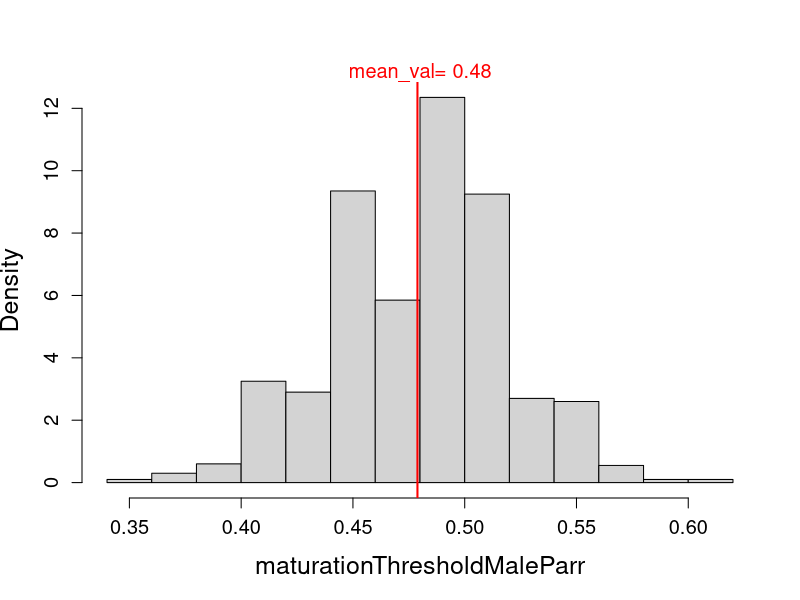
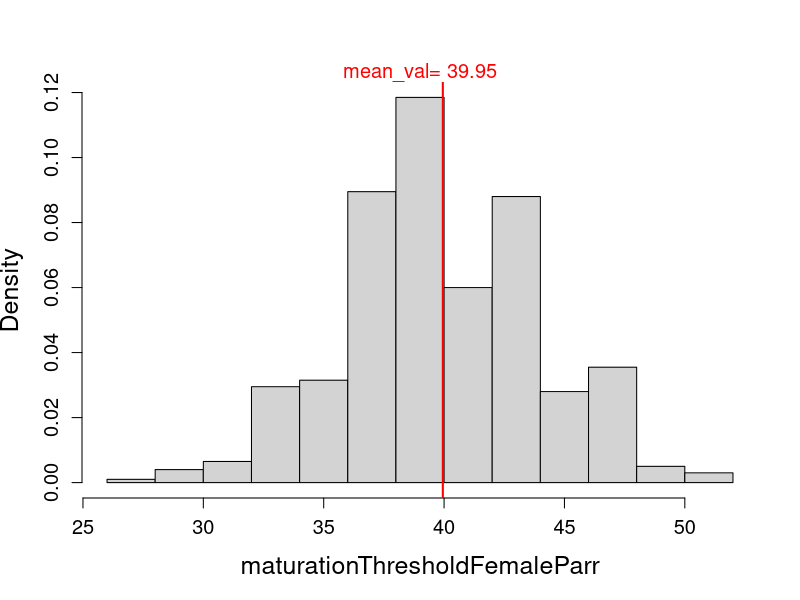
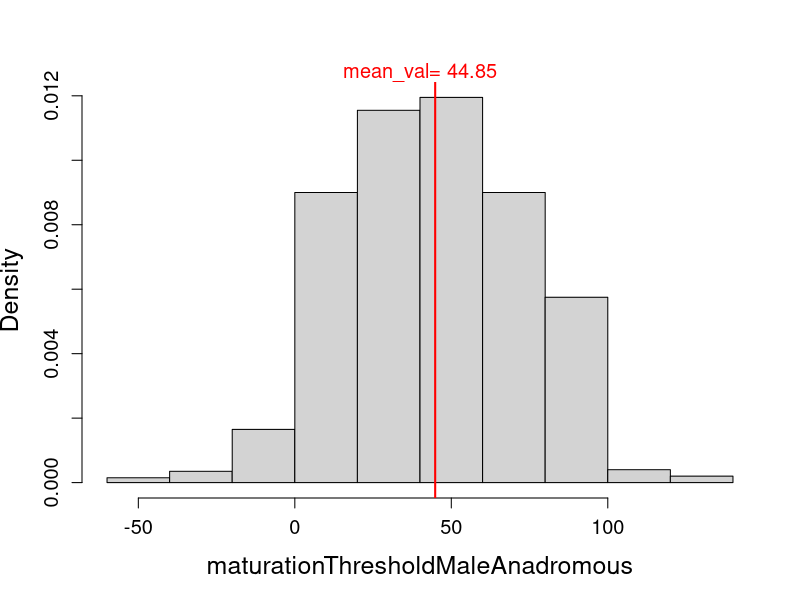
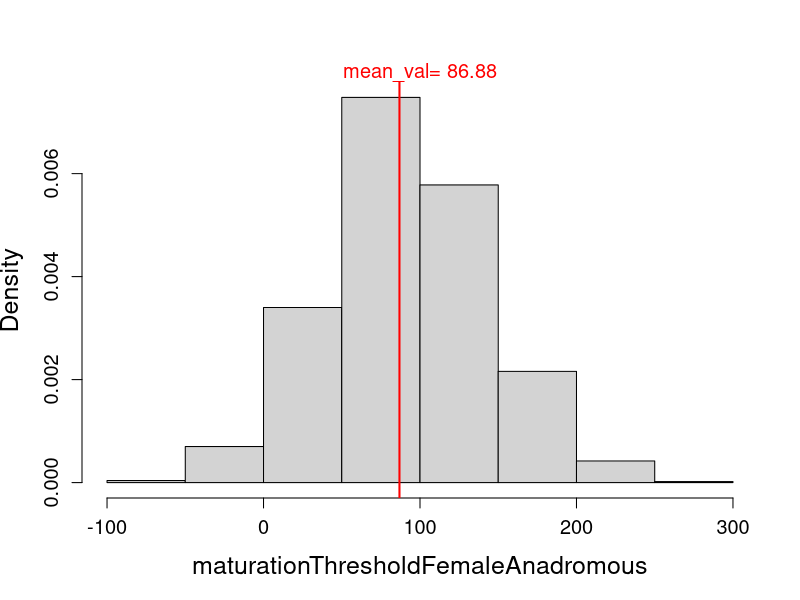
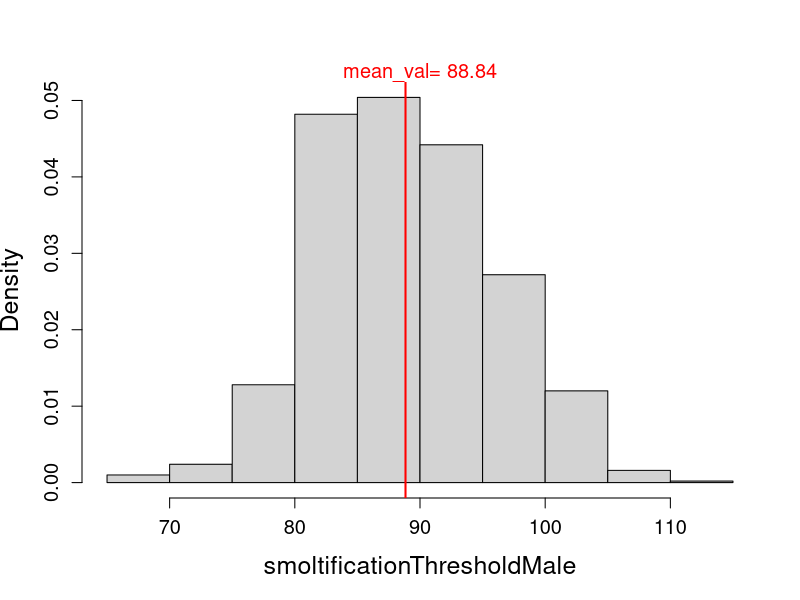
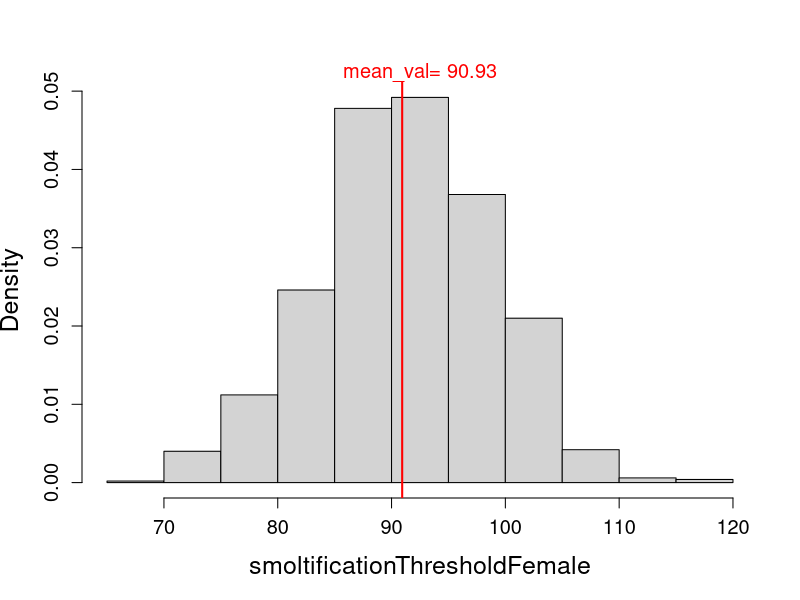
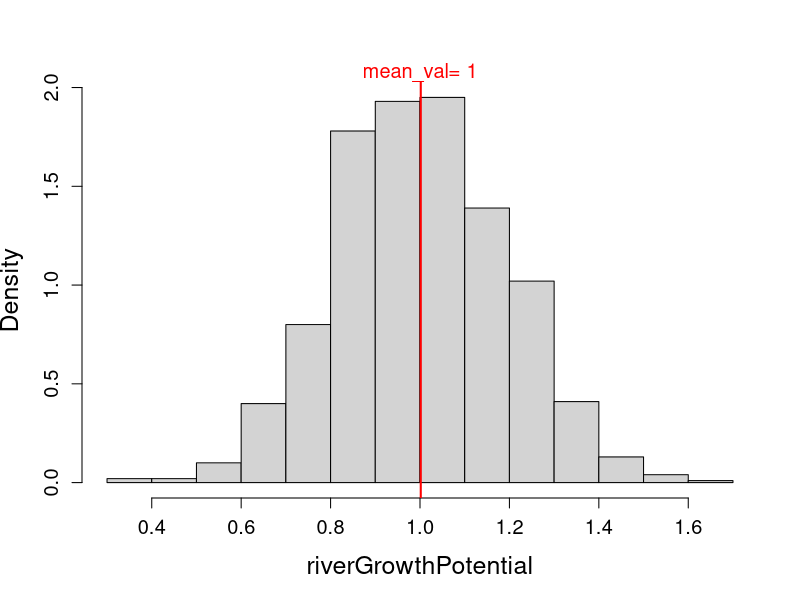
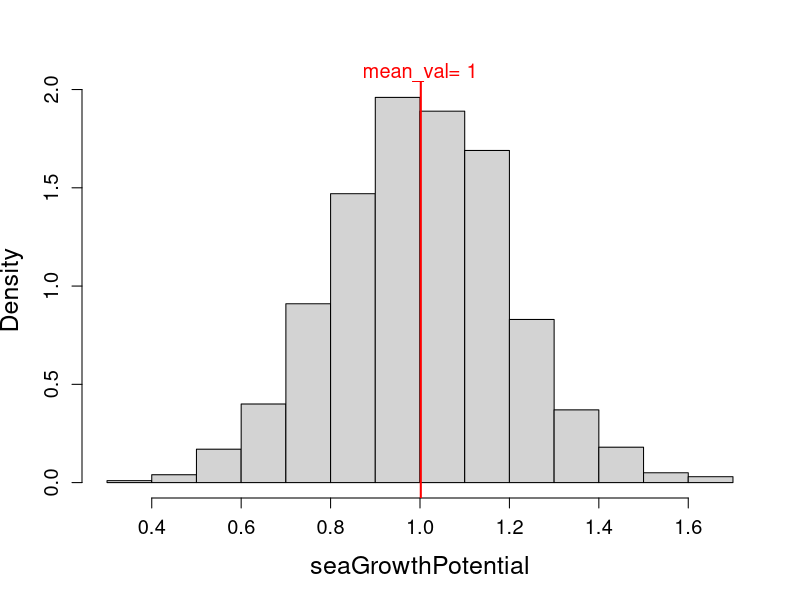

Reproduce these figures in R, in order.
############# Neutral allele ############

nbMsat= 0   # number of neutral microsatellite(SSR) loci  / nombre de loci neutres microsatellites (SSR)
nbAllPerMsat= 0 # number of alleles/locus at SSR / nombre d'alleles/locus  aux SSR
nbSNP= 0 # number of neutral SNP loci  / nombre de loci neutres type SNP
nbAllPerSNP= 2  # number of alleles/locus at SNP / nombre d'alleles/locus  aux SNP

distanceClassBounds = c(10,25,50,75,100,125,150,175,200,250)
nbDistanceClassBounds=length(distanceClassBounds)

############# Adaptive traits ############

GeneticTraits <- read.table(file="genetic/GeneticParameters.csv",sep=";",header=TRUE)

numberOfGeneticTraits <- length(GeneticTraits$ParametersNames)
nbLocus <- GeneticTraits$nbLocus
nbAllelePerLoc <- GeneticTraits$nbAllele
alleleEffectMultiplCoeff <- GeneticTraits$alleleEffectMultiplCoeff
#dominanceEffectMultiplCoeff <- GeneticTraits$dominanceEffectMultiplCoeff

GeneticTraits$Mean_value[which(GeneticTraits$ParametersNames == "maturationThresholdMaleParr")] <- 0.4805 #matrix_param[row,"meanMatThrMalParr"]
GeneticTraits$Mean_value[which(GeneticTraits$ParametersNames == "maturationThresholdMaleAnadromous")] <- 45.9667 #matrix_param[row,"meanMatThrMalAnad"]
GeneticTraits$Mean_value[which(GeneticTraits$ParametersNames == "maturationThresholdFemaleAnadromous")] <- 87.2227 #matrix_param[row,"meanMatThrFemAnad"]
GeneticTraits$Mean_value[which(GeneticTraits$ParametersNames == "smoltificationThresholdMale")] <- 89.0086 #matrix_param[row,"meanSmoltiThrMal"]
GeneticTraits$Mean_value[which(GeneticTraits$ParametersNames == "smoltificationThresholdFemale")] <- 90.8907 #matrix_param[row,"meanSmoltiThrFem"]

############# Locus effect ############

beta = GeneticTraits$beta # parameter of the negative exponential / give the effect of each locus
# if beta = 0, all locus have the same effect (1/nbLocus)

############# Dominance ############

# if scaledDominanceDeviation = 0 -> no dominance
# if scaledDominanceDeviation = 1 -> complete dominance
# if scaledDominanceDeviation > 1 -> overdominance
# if scaledDominanceDeviation < 1 -> incomplete dominance
scaledDominanceDeviation <- read.table(file="genetic/scaledDominanceDeviationValues.csv",sep="\t",header=TRUE)

############# Allele frequencies ############

AllelesFrequencies <- read.table(file="genetic/AllelesFrequencies.csv",sep="\t",header=TRUE)


###############################################
###STEP 2 = Computation / calculs
###############################################

# Les informations sur la valeur adaptative des allèles
# Ces informations sont :
#   - les valeurs des allèles (effets uniquement additifs)
# - l’héritabilité théorique du paramètre
# - la variance environnementale totale du paramètre σ 2 total
# - la part de la variance environnementale inter Step xσ 2
# int er
# Les valeurs des allèles sont utilisées pour le calcul des valeurs génétiques. Elles sont supposées invariables dans le temps.
# Les autres informations sont utilisées pour le calcul des valeurs environnementales et phénotypiques.
# Le principe de calcul de la valeur environnementale est basé sur l’hypothèse que la variance environnementale d’un paramètre se décompose en une variance environnementale intra Step3 et une variance environnementale inter Step.
# Par exemple, si le paramètre étudié est la potentialité de croissance, la variance environnementale de ce paramètre est la somme :
#   - de la variance inter Step qui représente la variabilité annuelle de l’effet du milieu liée, par exemple, à des variations de pluviométrie d’une année à l’autre
# - et de la variance intra Step qui représente la variabilité spatiale de l’effet du milieu liée, par exemple, aux variations des conditions stationnelles supposées constantes dans le temps et qui ne seraient pas prises en compte dans le module
# La valeur environnementale est alors la somme de :
#   - la valeur environnementale fixe, tirée dans une loi normale de moyenne 0 et de variance la variance environnementale intra Step ( σ 2 = σ 2 (1 − xσ 2 ) ),
# intra total inter
# - et de la valeur environnementale inter Step, tirée dans une loi normale de moyenne 0
# et de variance la variance environnementale inter Step ( σ 2 = σ 2 ( xσ 2 ) ). inter total inter
# L’utilisateur doit toujours fournir la part de la variance environnementale inter Step. En revanche il peut soit fournir la variance environnementale totale du paramètre, soit l’héritabilité théorique du paramètre. 
# La bibliothèque en déduira la variance environnementale totale d’après l’équation héritabilité = variance génétique / (variance génétique + variance environnementale), 
# la variance génétique étant calculée sur l’ensemble des arbres (individuels et moyens) du peuplement initial sous l’hypothèse de panmixie.



####Initialisation of allelic effects / Initialisation des effets des alleles
Nind = 1000


target_mean = GeneticTraits$Mean_value #* GeneticTraits$alleleEffectMultiplCoeff# Observed mean value
target_sd = GeneticTraits$CoefVariation* target_mean # Standard deviation / coef Vairation = st deviation/mean
#target_sd[7] = 0.2 #for growth potential at log scale
#target_sd[8] = 0.2 #for growth potential at log scale
target_Var=target_sd^2 # Variance
heritability <- GeneticTraits$heritability
GenetVar <- target_Var * heritability
totEnvirVar <- target_Var*(1-heritability)   # total environmental variance

effect_Locus = array(,dim=c(numberOfGeneticTraits, max(nbLocus)));
rownames(effect_Locus)<-GeneticTraits$ParametersNames
colnames(effect_Locus)<-paste0("Locus_",1:max(nbLocus))

effect_Allele = array(,dim=c(numberOfGeneticTraits, max(nbLocus)));
rownames(effect_Allele)<-GeneticTraits$ParametersNames
colnames(effect_Allele)<-paste0("Locus_",1:max(nbLocus))

genetValOfTraits = array(,dim=c(Nind, numberOfGeneticTraits));
colnames(genetValOfTraits)<-GeneticTraits$ParametersNames
phenoValOfTraits =genetValOfTraits


pdf(file="genetic/geneticEffects.pdf")
par(mfrow=c(1,1))
for (trait in 1:numberOfGeneticTraits){
  
  allele1=matrix(nrow=Nind, ncol = nbLocus[trait])
  allele2=matrix(nrow=Nind, ncol = nbLocus[trait])
  
  if (GeneticTraits$heritability[trait]>0) {
    mean_val=0
    sd_val=0
    step=0

    step=step+1

    ## Locus effect
    beta = GeneticTraits$beta[trait] # parameter of the negative exponential / give the effect of each locus
    # if beta = 0, all locus have the same effect (1/nbLocus)
    
    # Effect of each locus on the trait
    x=seq(1,nbLocus[trait],1)
    effect_Locus_tmp = exp(x*beta)
    effect_Locus_tmp = effect_Locus_tmp / sum(effect_Locus_tmp)
    effect_Locus[trait,1:nbLocus[trait]] <- effect_Locus_tmp
    
    
    
    ## Calculate allele effects for each locus = average contribution to genotypic value for allele i at locus j
    
    for(locus in 1:nbLocus[trait]) {
      p <- AllelesFrequencies[trait,locus]
      q <- 1 - p
      k <- scaledDominanceDeviation[trait,1+locus]
      
      effect_Allele[trait,locus] <- sqrt((GenetVar[trait] * effect_Locus[trait,locus]) / ((2*p*q*(1+k*(p - q))^2) + (2*p*q*k)^2))
    }
    
    
    ## Get alleles values (1 or 2)
    for(l in 1:nbLocus[trait]) {
      allele1[,l] = sample(c(1,2),Nind,replace=TRUE) # get allele values (0 or 1)
      allele2[,l] = sample(c(1,2),Nind,replace=TRUE) # get allele values (0 or 1)
    }
    
    # simulate genetic values for 1000 individuals
    for (i in 1:Nind) {
      
      genetVal=0
      for (locus in 1:nbLocus[trait]) {
        
        effect_Locus_tmp <- effect_Locus[trait,locus]
        effect_Allele_tmp <- effect_Allele[trait,locus]
        k <- scaledDominanceDeviation[trait,1+locus]
        #k <- scaledDominanceDeviation[trait,1+locus] * scaledDominanceDeviation[trait,1]
        
        locusVal = target_mean[trait] * effect_Locus_tmp # mean genetic value at the locus l
        
        sumAll = allele1[i,locus] + allele2[i,locus]
        # if homozygotous
        if (sumAll==2){
          locusVal = locusVal - effect_Allele_tmp
        } else if (sumAll==4){
          locusVal = locusVal + effect_Allele_tmp
        } else {
          locusVal = locusVal + (effect_Allele_tmp*k) # TO CHECK
        }
        genetVal = genetVal + locusVal
      } # end loop locus
      
      genetValOfTraits[i,trait] <- genetVal
      
      # Pred_val[i]= genetVal+target_mean[trait]
      
      phenoValOfTraits[i,trait] <- genetValOfTraits[i,trait] + rnorm(1,0,sqrt(totEnvirVar[trait]))
      
      # if(trait == 7 || 8){#growth potential at log scale
      #   
      # } else {
      # while(phenoValOfTraits[i,trait]<0){
      #     phenoValOfTraits[i,trait] <- genetValOfTraits[i,trait] + rnorm(1,0,sqrt(totEnvirVar[trait]))
      # }
      #}
      
    } # end loop individuals
    
  } else {
    
    genetVal=rep(target_mean[trait], 100)
    #effect_Locus=freq_Locus*0
    mean_val=target_mean[trait]
    sd_val=0
    
    genetValOfTraits[,trait] <- genetVal
    phenoValOfTraits[,trait] <- genetValOfTraits[,trait] + rnorm(100,0,sqrt(totEnvirVar[trait]))
  }
  
  #par(mfrow=c(1,2))
  #plot(1:nbLocus[trait],effect_Locus_tmp,type="b",xlab="# Loci",ylab="Effect (i.e. contribution to genetic value)",main=GeneticTraits$ParametersNames[trait])
  #barplot(effect_Locus_tmp,xlab="# Loci",ylab="Effect (i.e. contribution to genetic value)",main=GeneticTraits$ParametersNames[trait])
  
  hist(phenoValOfTraits[,trait], main="", xlab=GeneticTraits$ParametersNames[trait], cex.lab=1.5, cex.axis=1.2, breaks=10, freq = FALSE)
  abline(v=mean(phenoValOfTraits[,trait]), lwd=2, col="red")
  mean_val=mean(phenoValOfTraits[,trait])
  mtext(text=paste("mean_val=", round(mean_val,2), sep=" "), side= 3, col="red", cex=1.2)
  
  #hist( effect_Allele_tmp, main="", xlab="Allelic effects", cex.lab=1.5, cex.axis=1.2, breaks=20)
  
} # end loop trait

dev.off()

any(phenoValOfTraits<0)

mean_val = apply(phenoValOfTraits,2,mean)
abs((target_mean-mean_val)/target_mean)>0.01

sd_val = apply(phenoValOfTraits,2,sd)
target_sd
abs((target_sd-sd_val)/target_sd)
